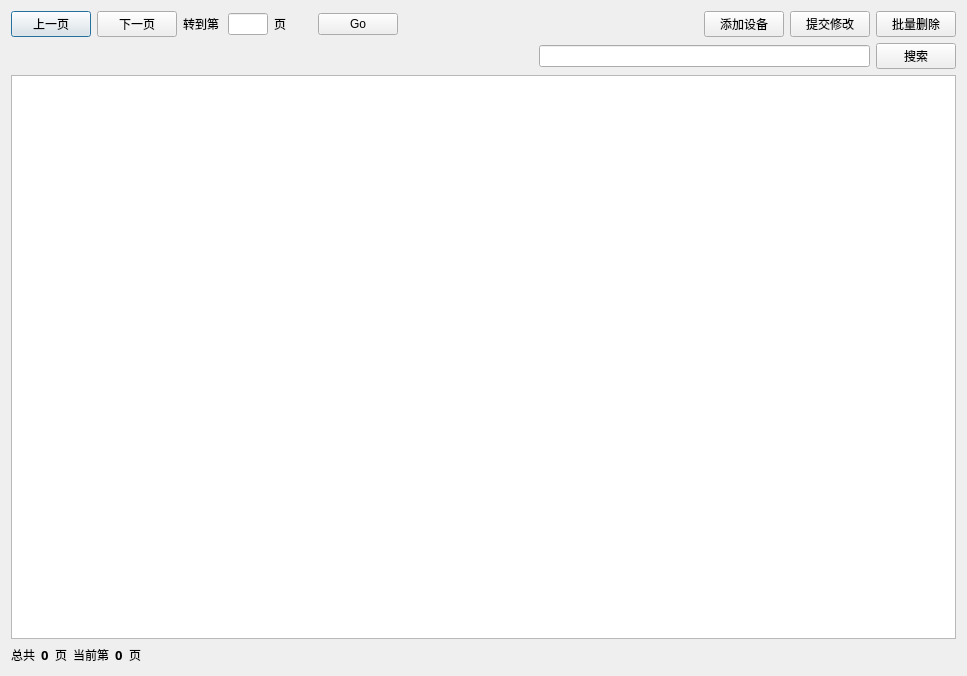
<?xml version="1.0" encoding="UTF-8"?>
<ui version="4.0">
 <class>manaDevWidget</class>
 <widget class="QDialog" name="manaDevWidget">
  <property name="geometry">
   <rect>
    <x>0</x>
    <y>0</y>
    <width>967</width>
    <height>676</height>
   </rect>
  </property>
  <property name="windowTitle">
   <string>设备列表</string>
  </property>
  <layout class="QVBoxLayout" name="verticalLayout_2">
   <item>
    <layout class="QVBoxLayout" name="verticalLayout">
     <item>
      <layout class="QHBoxLayout" name="horizontalLayout_2">
       <item>
        <layout class="QHBoxLayout" name="horizontalLayout">
         <item>
          <widget class="QPushButton" name="prevButton">
           <property name="text">
            <string>上一页</string>
           </property>
          </widget>
         </item>
         <item>
          <widget class="QPushButton" name="nextButton">
           <property name="text">
            <string>下一页</string>
           </property>
          </widget>
         </item>
         <item>
          <widget class="QLabel" name="switchPageLabel">
           <property name="text">
            <string>转到第</string>
           </property>
          </widget>
         </item>
         <item>
          <widget class="QLineEdit" name="switchPageLineEdit">
           <property name="minimumSize">
            <size>
             <width>40</width>
             <height>0</height>
            </size>
           </property>
           <property name="maximumSize">
            <size>
             <width>40</width>
             <height>16777215</height>
            </size>
           </property>
          </widget>
         </item>
         <item>
          <widget class="QLabel" name="pageLabel">
           <property name="text">
            <string>页</string>
           </property>
          </widget>
         </item>
        </layout>
       </item>
       <item>
        <widget class="QPushButton" name="switchPageButton">
         <property name="text">
          <string>Go</string>
         </property>
        </widget>
       </item>
       <item>
        <spacer name="horizontalSpacer">
         <property name="orientation">
          <enum>Qt::Horizontal</enum>
         </property>
         <property name="sizeHint" stdset="0">
          <size>
           <width>68</width>
           <height>20</height>
          </size>
         </property>
        </spacer>
       </item>
       <item>
        <widget class="QPushButton" name="addDevButton">
         <property name="text">
          <string>添加设备</string>
         </property>
        </widget>
       </item>
       <item>
        <widget class="QPushButton" name="updateButton">
         <property name="text">
          <string>提交修改</string>
         </property>
        </widget>
       </item>
       <item>
        <widget class="QPushButton" name="delBatchButton">
         <property name="text">
          <string>批量删除</string>
         </property>
        </widget>
       </item>
      </layout>
     </item>
     <item>
      <layout class="QHBoxLayout" name="horizontalLayout_3">
       <item>
        <spacer name="horizontalSpacer_3">
         <property name="orientation">
          <enum>Qt::Horizontal</enum>
         </property>
         <property name="sizeHint" stdset="0">
          <size>
           <width>528</width>
           <height>20</height>
          </size>
         </property>
        </spacer>
       </item>
       <item>
        <widget class="QLineEdit" name="searchEdit"/>
       </item>
       <item>
        <widget class="QPushButton" name="searchButton">
         <property name="text">
          <string>搜索</string>
         </property>
        </widget>
       </item>
      </layout>
     </item>
     <item>
      <widget class="QTableView" name="tableView"/>
     </item>
     <item>
      <layout class="QHBoxLayout" name="horizontalLayout_6">
       <item>
        <layout class="QHBoxLayout" name="horizontalLayout_4">
         <item>
          <widget class="QLabel" name="label_3">
           <property name="text">
            <string>总共</string>
           </property>
          </widget>
         </item>
         <item>
          <widget class="QLabel" name="totalPagesLabel">
           <property name="font">
            <font>
             <family>宋体</family>
             <pointsize>10</pointsize>
             <weight>75</weight>
             <bold>true</bold>
            </font>
           </property>
           <property name="text">
            <string>0</string>
           </property>
          </widget>
         </item>
         <item>
          <widget class="QLabel" name="pageLabel_2">
           <property name="text">
            <string>页</string>
           </property>
          </widget>
         </item>
        </layout>
       </item>
       <item>
        <layout class="QHBoxLayout" name="horizontalLayout_5">
         <item>
          <widget class="QLabel" name="label_6">
           <property name="text">
            <string>当前第</string>
           </property>
          </widget>
         </item>
         <item>
          <widget class="QLabel" name="currPageLabel">
           <property name="font">
            <font>
             <family>宋体</family>
             <pointsize>10</pointsize>
             <weight>75</weight>
             <bold>true</bold>
            </font>
           </property>
           <property name="text">
            <string>0</string>
           </property>
          </widget>
         </item>
         <item>
          <widget class="QLabel" name="pageLabel_3">
           <property name="text">
            <string>页</string>
           </property>
          </widget>
         </item>
        </layout>
       </item>
       <item>
        <spacer name="horizontalSpacer_2">
         <property name="orientation">
          <enum>Qt::Horizontal</enum>
         </property>
         <property name="sizeHint" stdset="0">
          <size>
           <width>618</width>
           <height>20</height>
          </size>
         </property>
        </spacer>
       </item>
      </layout>
     </item>
    </layout>
   </item>
  </layout>
 </widget>
 <resources/>
 <connections/>
</ui>
